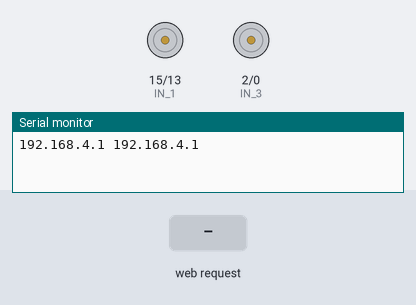
Recording of a sketch running on a simulated ESP8266 (NodeMCU). Shown: motor-driver pin pairs drawn as motors (green arrow = first pin HIGH = forward, orange = second pin HIGH = backward, longer = more drive, scaled by the enable pin), the last lines printed to the serial monitor. The test bench sets the inputs (shaded band).

Above: at 1.2 s.
1.3 s: HTTP request GET /?State=F received
At 2.1 s:
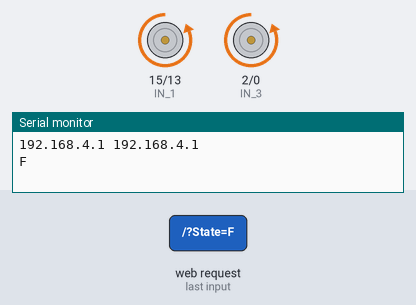
2.8 s: HTTP request GET /?State=B received
At 3.2 s:
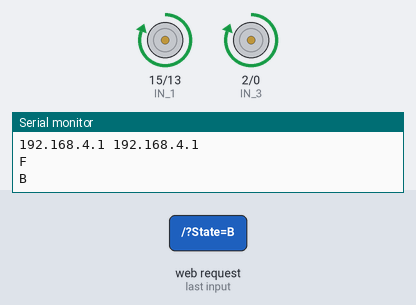
4.3 s: HTTP request GET /?State=L received
At 5.5 s:
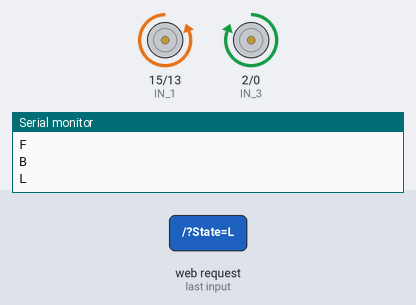
5.8 s: HTTP request GET /?State=R received
At 6.7 s:
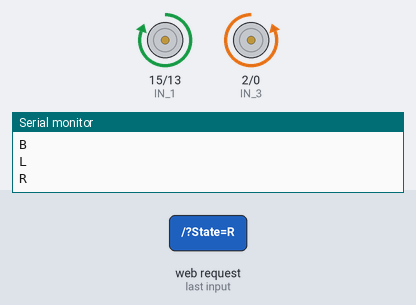
Timing chart, 0 to 8.3 s (numbered marks = the images above; inputs shaded):
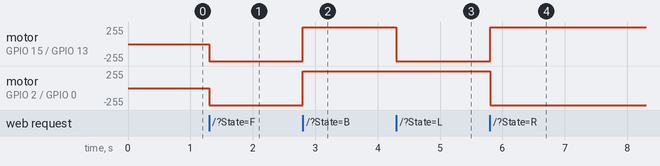

Measured:
- after the input at 1.3 s, motor on GPIO 15 (IN_1) / GPIO 13 (IN_2), motor on GPIO 2 (IN_3) / GPIO 0 (IN_4): stopped → backward 255/255 at once
- after the input at 2.8 s, motor on GPIO 15 (IN_1) / GPIO 13 (IN_2), motor on GPIO 2 (IN_3) / GPIO 0 (IN_4): backward 255/255 → forward 255/255 at once
- after the input at 4.3 s, motor on GPIO 15 (IN_1) / GPIO 13 (IN_2): forward 255/255 → backward 255/255 at once
- after the input at 5.8 s, motor on GPIO 15 (IN_1) / GPIO 13 (IN_2): backward 255/255 → forward 255/255 at once; motor on GPIO 2 (IN_3) / GPIO 0 (IN_4): forward 255/255 → backward 255/255 at once

The sketch:

wifi_controlled_car.ino
```cpp
#define ENA 14 // Enable/speed motors Right GPIO14(D5)
#define ENB 12 // Enable/speed motors Left GPIO12(D6)
#define IN_1 15 // L298N in1 motors Right GPIO15(D8)
#define IN_2 13 // L298N in2 motors Right GPIO13(D7)
#define IN_3 2  // L298N in3 motors Left GPIO2(D4)
#define IN_4 0  // L298N in4 motors Left GPIO0(D3)

#include <ESP8266WiFi.h>
#include <WiFiClient.h>
#include <ESP8266WebServer.h>

String command;  // String to store app command state.
int speedCar = 800; // 400 - 1023.
int speed_Coeff = 3;
const char* ssid = "nodeMCUCar";
ESP8266WebServer server(80);

void setup() {
  pinMode(ENA, OUTPUT);
  pinMode(ENB, OUTPUT);
  pinMode(IN_1, OUTPUT);
  pinMode(IN_2, OUTPUT);
  pinMode(IN_3, OUTPUT);
  pinMode(IN_4, OUTPUT);

  Serial.begin(115200);

  // Connecting WiFi
  WiFi.mode(WIFI_AP);
  WiFi.softAP(ssid);

  IPAddress myIP = WiFi.softAPIP();
  Serial.print("192.168.4.1 ");
  Serial.println(myIP);

  // Starting WEB-server
  server.on("/", HTTP_handleRoot);
  server.onNotFound(HTTP_handleRoot);
  server.begin();
}

void goAhead() {
  digitalWrite(IN_1, LOW);
  digitalWrite(IN_2, HIGH);
  analogWrite(ENA, speedCar);
  digitalWrite(IN_3, LOW);
  digitalWrite(IN_4, HIGH);
  analogWrite(ENB, speedCar);
}

void goBack() {
  digitalWrite(IN_1, HIGH);
  digitalWrite(IN_2, LOW);
  analogWrite(ENA, speedCar);
  digitalWrite(IN_3, HIGH);
  digitalWrite(IN_4, LOW);
  analogWrite(ENB, speedCar);
}

void goRight() {
  digitalWrite(IN_1, HIGH);
  digitalWrite(IN_2, LOW);
  analogWrite(ENA, speedCar);
  digitalWrite(IN_3, LOW);
  digitalWrite(IN_4, HIGH);
  analogWrite(ENB, speedCar);
}

void goLeft() {
  digitalWrite(IN_1, LOW);
  digitalWrite(IN_2, HIGH);
  analogWrite(ENA, speedCar);
  digitalWrite(IN_3, HIGH);
  digitalWrite(IN_4, LOW);
  analogWrite(ENB, speedCar);
}

void stopRobot() {
  digitalWrite(IN_1, LOW);
  digitalWrite(IN_2, LOW);
  analogWrite(ENA, speedCar);
  digitalWrite(IN_3, LOW);
  digitalWrite(IN_4, LOW);
  analogWrite(ENB, speedCar);
}

void HTTP_handleRoot(void) {
  if (server.hasArg("State")) {
    Serial.println(server.arg("State"));
  }
  server.send(200, "text/html", "");
  delay(1);
}

void loop() {
  server.handleClient();
  command = server.arg("State");
  if (command == "F") goAhead();
  else if (command == "B") goBack();
  else if (command == "L") goLeft();
  else if (command == "R") goRight();
  else if (command == "0") speedCar = 400;
  else if (command == "1") speedCar = 470;
  else if (command == "S") stopRobot();
}
```
